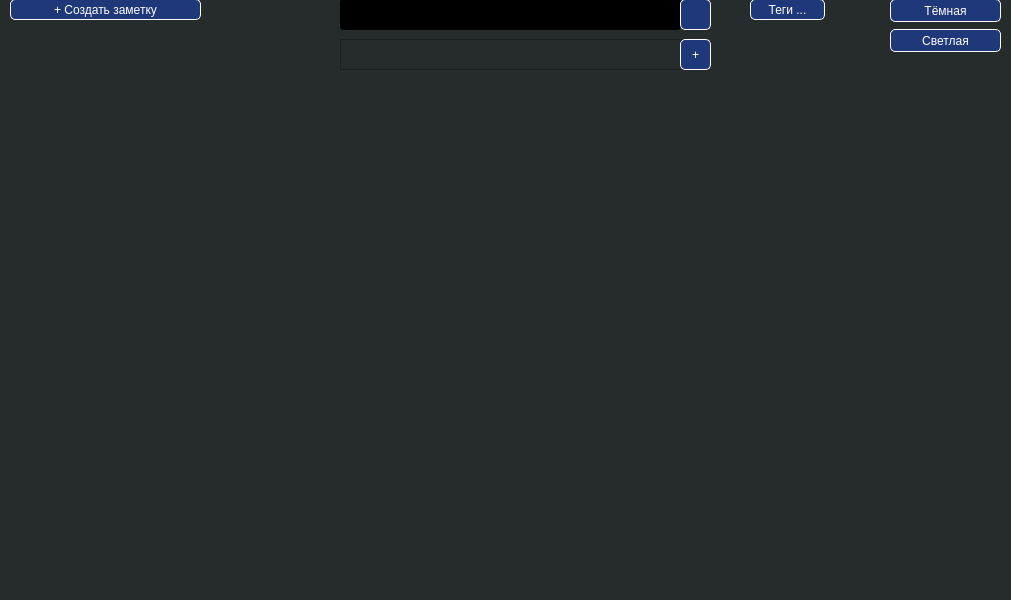
<?xml version="1.0" encoding="UTF-8"?>
<ui version="4.0">
 <class>MainWindow</class>
 <widget class="QMainWindow" name="MainWindow">
  <property name="geometry">
   <rect>
    <x>0</x>
    <y>0</y>
    <width>1011</width>
    <height>600</height>
   </rect>
  </property>
  <property name="windowTitle">
   <string>MainWindow</string>
  </property>
  <property name="styleSheet">
   <string notr="true">
QWidget {
    background-color: #262B2B;
}

QPushButton {
    background-color: #1F387A;
    color: white;
    font-size: 12px;
    border: 1px solid #FFFFFF;
    border-radius: 5;
}

QPushButton#start_button {
    background-color: #1F387A;
    color: white;
    font-size: 12px;
}

QLineEdit {
    background-color: #000000;
    color: #FFFFFF;
}

QSpinBox {
    background-color: #000000;
    color: #FFFFFF;
}

QComboBox {
    background-color: #000000;
    color: #FFFFFF;
    border-radius: 3;
}

QComboBox QAbstractItemView{
    background-color: black;
    color: white;
    selection-background-color: #525252;
}

QComboBox QAbstractItemView::item{
    background-color: black;
    color: white;
    selection-background-color: #525252;
}

QComboBox QAbstractItemView::item::selected{
    background-color: #1F387A;
    border: 1px solid gray;
}

QScrollBar::vertical{
    background-color: #1F387A;
    border: 2px solid gray;
}

QLabel {
    background-color: #262B2B;
    color: #FFFFFF;
}

QTextEdit {
    background-color: black;
    color: #FFFCCF;
    border: 1px solid white;
    border-radius: 3;
}

QPushButton::pressed {
    background-color: #13224A;
    color: white;
    font: 12 px;
}</string>
  </property>
  <widget class="QWidget" name="centralwidget">
   <widget class="QWidget" name="gridLayoutWidget">
    <property name="geometry">
     <rect>
      <x>0</x>
      <y>-1</y>
      <width>1011</width>
      <height>91</height>
     </rect>
    </property>
    <layout class="QGridLayout" name="layout_tools">
     <item row="0" column="0">
      <widget class="QWidget" name="widget" native="true">
       <property name="styleSheet">
        <string notr="true"/>
       </property>
       <widget class="QPushButton" name="btn_theme_dark">
        <property name="geometry">
         <rect>
          <x>890</x>
          <y>0</y>
          <width>111</width>
          <height>23</height>
         </rect>
        </property>
        <property name="text">
         <string>Тёмная</string>
        </property>
       </widget>
       <widget class="QPushButton" name="btn_theme_light">
        <property name="geometry">
         <rect>
          <x>890</x>
          <y>30</y>
          <width>111</width>
          <height>23</height>
         </rect>
        </property>
        <property name="text">
         <string>Светлая</string>
        </property>
       </widget>
       <widget class="QLineEdit" name="line_edit_search">
        <property name="geometry">
         <rect>
          <x>340</x>
          <y>0</y>
          <width>341</width>
          <height>31</height>
         </rect>
        </property>
       </widget>
       <widget class="QPushButton" name="btn_search">
        <property name="geometry">
         <rect>
          <x>680</x>
          <y>0</y>
          <width>31</width>
          <height>31</height>
         </rect>
        </property>
        <property name="text">
         <string/>
        </property>
       </widget>
       <widget class="QFrame" name="frm_tags">
        <property name="geometry">
         <rect>
          <x>340</x>
          <y>40</y>
          <width>341</width>
          <height>31</height>
         </rect>
        </property>
        <property name="frameShape">
         <enum>QFrame::StyledPanel</enum>
        </property>
        <property name="frameShadow">
         <enum>QFrame::Raised</enum>
        </property>
       </widget>
       <widget class="QPushButton" name="btn_tag_add">
        <property name="geometry">
         <rect>
          <x>680</x>
          <y>40</y>
          <width>31</width>
          <height>31</height>
         </rect>
        </property>
        <property name="text">
         <string>+</string>
        </property>
       </widget>
       <widget class="QPushButton" name="btn_create_note">
        <property name="geometry">
         <rect>
          <x>10</x>
          <y>0</y>
          <width>191</width>
          <height>21</height>
         </rect>
        </property>
        <property name="text">
         <string>+ Создать заметку</string>
        </property>
       </widget>
       <widget class="QPushButton" name="btn_tags">
        <property name="geometry">
         <rect>
          <x>750</x>
          <y>0</y>
          <width>75</width>
          <height>21</height>
         </rect>
        </property>
        <property name="text">
         <string>Теги ...</string>
        </property>
       </widget>
      </widget>
     </item>
    </layout>
   </widget>
   <widget class="QWidget" name="gridLayoutWidget_2">
    <property name="geometry">
     <rect>
      <x>0</x>
      <y>90</y>
      <width>1011</width>
      <height>481</height>
     </rect>
    </property>
    <layout class="QGridLayout" name="layout_notes"/>
   </widget>
  </widget>
  <widget class="QMenuBar" name="menubar">
   <property name="geometry">
    <rect>
     <x>0</x>
     <y>0</y>
     <width>1011</width>
     <height>21</height>
    </rect>
   </property>
  </widget>
  <widget class="QStatusBar" name="statusbar"/>
 </widget>
 <resources/>
 <connections/>
</ui>
